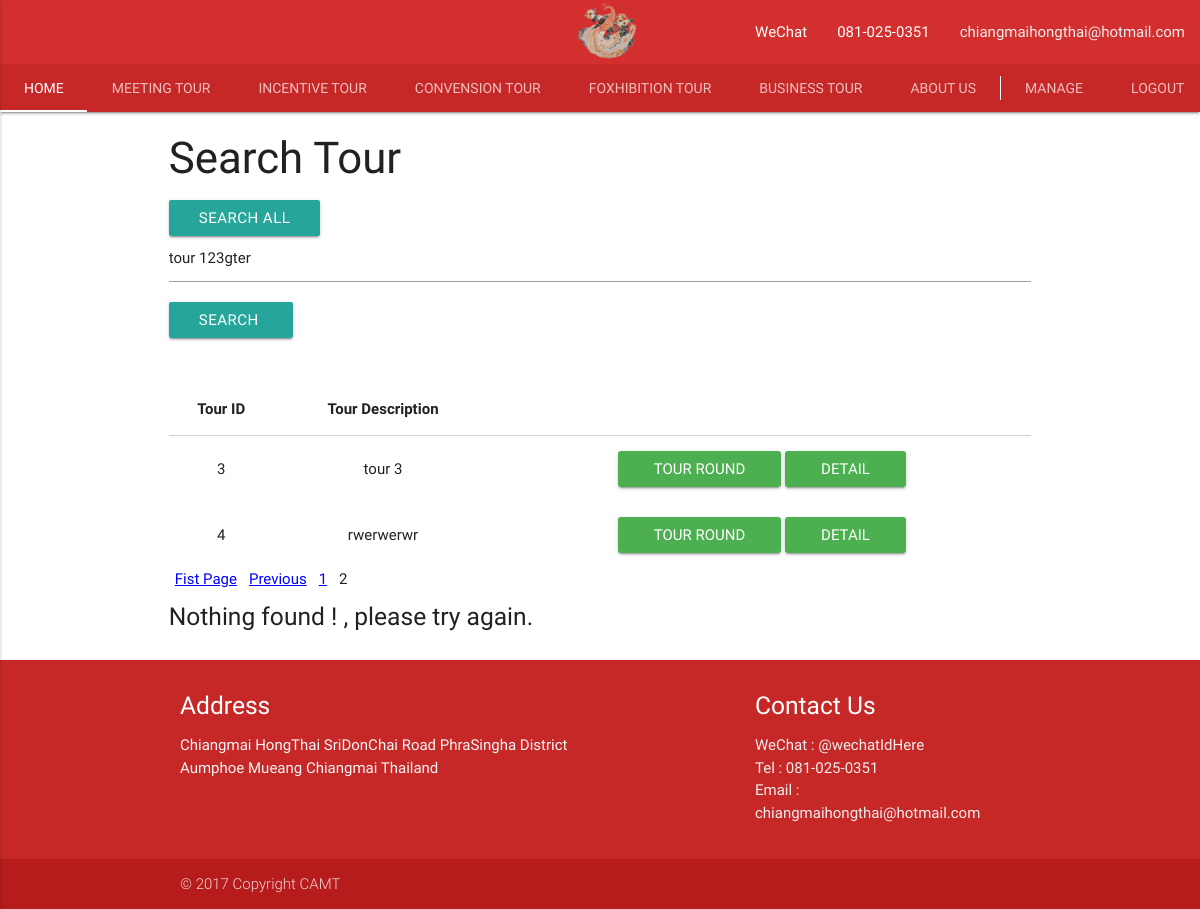
Page /ChineseTour_NewTheme copy/search_all_tour.php?tourName=tour 123gter&page=2 (signed in) on the committed database.
### tables this page shows
CREATE TABLE `tour` (
  `tour_id` int(11) NOT NULL,
  `tour_description` varchar(300) NOT NULL,
  `highlight` varchar(300) NOT NULL,
  `region` varchar(100) NOT NULL,
  `province` varchar(100) NOT NULL,
  `price` decimal(10,0) NOT NULL,
  `max_customer` int(11) NOT NULL,
  `rating` decimal(10,0) NOT NULL DEFAULT '100'
);

### ChineseTour_NewTheme copy/search_all_tour.php (the view, shortened to what this page needs)
<?php
include "lib/pagination.php";
?>
 <!DOCTYPE html>
   <html>
 <?php
       include 'component/header.php';
       $sql = "SELECT * FROM `tour`";
      $result = page_query($GLOBALS['conn'],$sql,2);
 ?>
 <body>
  <div class="container">
    <div class="row">
                 <h3>Search Tour</h3>
                 <a href="search_all_tour.php" class="btn" >Search All</a>
                 <form  action="php_search_tour.php" method="get"  class="navbar-form navbar-center" role="form" >
         										<div class="input-group">
         												<input id="tourName" type="text" class="form-control" name="tourName" value="<?php echo $_GET['tourName'];?>" size="20" >
                                 <input type="submit" class="btn btn-primary" value="Search " /><br><br>
         										</div>
                             <br>
         							 </form>
               <?php
               if(isset($_SESSION['login_id'])){
                 $count = mysqli_num_rows($result);
                  if($count != 0){
                    ?>
                    <table style='overflow-x:auto;' class='responsive-table table table-striped highlight centered'>
                      <thead>
                        <tr align='center'>
                          <th>Tour ID</th>
                          <th>Tour Description</th>
                       </tr>
                    </thead>
                    <?php
                    while($show = mysqli_fetch_array($result)) {
                      $tourId = $show['tour_id'];
                      ?>
                      <tr>
                      <td align ='center'><?php echo $tourId;?></td>
                      <td align ='center'><?php echo $show['tour_description'];?></td>
                       <td align ='center'>
                         <a href='show_tour_round.php?tourId=<?php echo $tourId;?>'><input class='waves-effect waves-light btn green' type='button' value='Tour round'></a>
                         <a href='tourinfo.php?id=<?php echo $tourId;?>'><input class='waves-effect waves-light btn green' type='button' value='Detail'></a>
                       </td>
                      </tr>
                      <?php
                    }
                    ?>
                    </table>
                    <?php
                  }
               if($_GET['tourName'] != ""){
                   $tour_description = $_GET['tourName'];
                   $sql= "SELECT t.tour_description,
                   -- t.rating,tt.tour_type,vt.vehicle_type,a.accommodation_level,
                   t.tour_id
               FROM tour t
               -- INNER JOIN tour_type tt ON t.tour_type_id = tt.tour_type_id
                 -- INNER JOIN vehicle_type vt  ON t.vehicle_type_id = vt.vehicle_type_id
                     -- INNER JOIN accommodation a ON t.accommodation_id = a.accommodation_id
                         WHERE t.tour_description LIKE '%$tour_description%' ";
                  $result = page_query($GLOBALS['conn'],$sql,2);
                  $count = mysqli_num_rows($result);
                   if($count != 0){
                     ?>
                     <table style='overflow-x:auto;' class='responsive-table table table-striped highlight centered'>
                       <thead>
                         <tr align='center'>
                           <th>Tour ID</th>
                           <th>Tour Description</th>
                        </tr>
                     </thead>
                     <?php
                     while($show = mysqli_fetch_array($result)) {
                       $tourId = $show['tour_id'];
                       ?>
                       <tr>
                       <td align ='center'><?php echo $tourId;?></td>
                       <td align ='center'><?php echo $show['tour_description'];?></td>
                        <td align ='center'>
                          <a href='show_tour_round.php?tourId=<?php echo $tourId;?>'><input class='waves-effect waves-light btn green' type='button' value='Tour round'></a>
                          <a href='tourinfo.php?id=<?php echo $tourId;?>'><input class='waves-effect waves-light btn green' type='button' value='Detail'></a>
                        </td>
                       </tr>
                       <?php
                     }
                     ?>
                     </table>
                     <?php
                     page_echo_pagenums(6,true,true);
                   }else{
                     ?>
                     <h5>Nothing found ! , please try again.</h5>
                     <?php
                   }
               }
               }
               ?>
    </div>
  </div>
    <?php
    include 'component/footer.php';
    ?>
</body>
</html>

### rows in the picture
tour: tour_id "3", tour_description "tour 3"
tour: tour_id "4", tour_description "rwerwerwr"

### other values in the picture
$t "Fist Page Previous 1"
$t "2"
